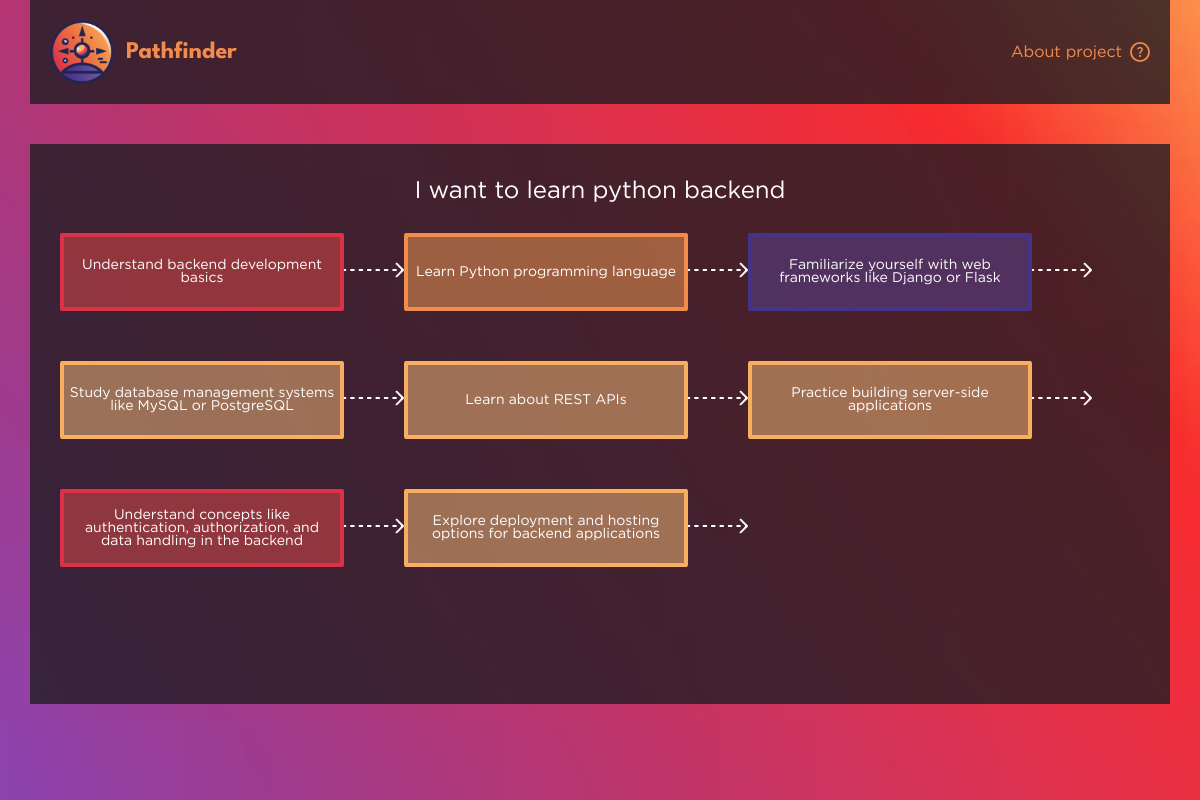
Page /skill/15 on the committed database.
### roadmaps/models.py (models this page shows, shortened)
class TimeStampMixin(models.Model):
    created_at = models.DateTimeField(auto_now_add=True)
    updated_at = models.DateTimeField(auto_now=True)
    class Meta:
        abstract = True

class Skill(TimeStampMixin):
    name = models.CharField(max_length=32)
    def __str__(self):
        return self.name

class Topic(models.Model):
    skill = models.ForeignKey(Skill, on_delete=models.CASCADE)
    name = models.CharField(max_length=256)
    text = models.TextField()

### roadmaps/views.py (the view)
# urls.py: path('skill/<skill_id>', views.detail_view),
def detail_view(request, skill_id):
    colors = ['beige', 'orange', 'red', 'blue']
    skill = Skill.objects.get(id=skill_id)
    context = {
        "skill": skill,
        'topics': []
    }
    for topic in Topic.objects.filter(skill=skill):
        topic = {
            'id': topic.id,
            'name': topic.name,
            'color': colors[random.randint(0, 3)]
        }
        context['topics'].append(topic)
    return render(request, 'detail_view.html', context)

### roadmaps/templates/detail_view.html (shortened to what this page needs)
{% extends 'layout.html' %}
{% load static %}
{% block head %}
    <link rel="stylesheet" type="text/css" href="{% static 'styles/roadmap.css' %}" media="screen" />
{% endblock %}
{% block content %}
<div class="main">
    <div class="container">
        <nav>
            <div class="project-info">
                <div class="logo"></div>
                <span class="project-name">Pathfinder</span>
            </div>
            <div class="about-block">
                <span class="about-text">About project</span>
                <a href="/#about" class="about-button"></a>
            </div>
        </nav>
        <div class="content">
            <span class="picked-skill">I want to learn {{ skill }}</span>
            <div class="roadmap">
                {% for topic in topics %}
                    <div class="topic">
                        <button data-target="{{ topic.id }}" class="topic-content {{ topic.color }}">{{ topic.name }}</button>
                        <div class="topic-arrow"></div>
                    </div>
                {% endfor %}
            </div>
        </div>
    </div>
</div>
{% endblock %}

### templates/layout.html (shortened to what this page needs)
{% load static %}
<!doctype html>
<html lang="en">
<head>
    <link rel="stylesheet" type="text/css" href="{% static 'styles/reset.css' %}" media="screen" />
    <link rel="stylesheet" type="text/css" href="{% static 'styles/styles.css' %}" media="screen" />
    {% block head %}
    {% endblock %}
</head>
<body>
   {% block content %}
   {% endblock %}
</body>
</html>

### static/styles/styles.css (style rules this page uses)
.container { height: 100vh; background-image: url('/static/images/gradient_background.svg'); background-repeat: no-repeat; background-attachment: fixed; background-size: cover; display: flex; flex-direction: column; align-items: center; }
nav { width: 95%; height: 104px; background-color: rgba(33, 29, 35, 0.8); display: flex; align-items: center; justify-content: space-between; padding: 20px; }
.project-info, .about-block { display: flex; align-items: center; justify-content: space-around; }
.logo { width: 64px; height: 64px; background-image: url('/static/images/logotype.svg'); background-repeat: no-repeat; margin-right: 12px; }
.project-name { font-family: "League Spartan"; font-size: 24px; font-weight: 700; line-height: 22px; text-align: left; color: rgba(242, 140, 76, 1); }
.about-text { font-family: "Gotham Pro"; font-size: 16px; font-weight: 400; line-height: 15px; text-align: left; color: rgba(242, 140, 76, 1); margin-right: 8px; }
.about-button { width: 20px; height: 20px; background-image: url('/static/images/about_button.svg'); background-repeat: no-repeat; background-size: cover; text-decoration: none; }

### static/styles/roadmap.css (style rules this page uses)
.container { background-image: url('/static/images/background2.svg'); }
.content { margin-top: 40px; height: 70%; width: 95%; background: rgba(33, 29, 35, 0.8); display: flex; flex-direction: column; align-items: center; overflow-y: auto; overflow-x: hidden; }
.picked-skill { font-family: Gotham Pro; font-size: 24px; font-weight: 400; line-height: 23px; text-align: left; color: white; margin-top: 36px; }
.roadmap { padding: 30px; display: flex; flex-wrap: wrap; flex-direction: row; }
.topic { margin-bottom: 50px; display: flex; align-items: center; }
.topic-content { width: 284px; height: 78px; border-radius: 2px; display: flex; padding: 5px; justify-content: center; align-items: center; font-family: Gotham Pro; color: white; font-size: 14px; font-weight: 400; }
.topic-arrow { width: 60px; height: 20px; background: url('/static/images/arrow_sm.svg') 0 0 no-repeat; }
.topic-content.orange { border: 4px solid rgba(242, 140, 76, 1); background: rgba(245, 158, 85, 0.5); }
.topic-content.beige { background: rgba(250, 192, 123, 0.5); border: 4px solid rgba(248, 174, 97, 1) }
.topic-content.red { background: rgba(227, 76, 70, 0.5); border: 4px solid rgba(220, 50, 72, 1) }
.topic-content.blue { background: rgba(88, 69, 150, 0.5); border: 4px solid rgba(69, 50, 138, 1) }

### rows in the picture
Skill: name "python backend"
Topic: name "Understand backend development basics"
Topic: name "Learn Python programming language"
Topic: name "Familiarize yourself with web frameworks like Django or Flask"
Topic: name "Study database management systems like MySQL or PostgreSQL"
Topic: name "Learn about REST APIs"
Topic: name "Practice building server-side applications"
Topic: name "Understand concepts like authentication, authorization, and data handling in the backend"
Topic: name "Explore deployment and hosting options for backend applications"
